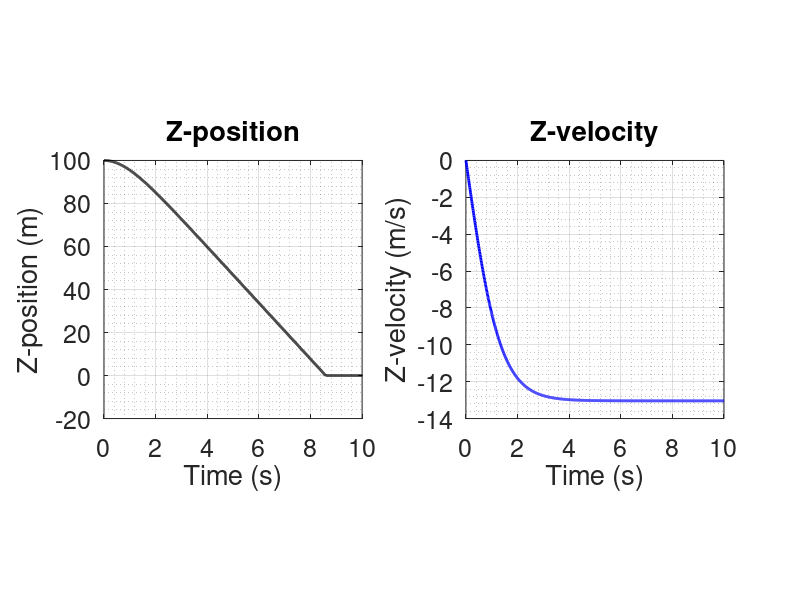

Recreate this plot in MATLAB.
function ode45_demo()

%% Setup

    %Plot settings
    lw = 2;
    fs = 18;

%% Model
    
    %Inputs
    ti = 0; %s - initial time
    tf = 10; %s - stop time
    dt = 0.01; %s - timestep
    zi = 100; %m - initial height
    ui = 0; %m/s - initial velocity
    params.d = 0.001; %m - droplet diameter
    params.g = 9.81; %m/s2 - gravitational acceleration
    params.rho_l = 6500; %kg/m3 - density of the droplet
    params.rho_g = 1; %kg/m3 - density of gas
    params.Cd = 0.5; %unitless - drag coefficient of droplet
    params.ug = 0; %m/s - gas velocity; positive = upwards
    params.dt_max = dt;

    %Calculate droplet initial properties
    params.V = (4/3) .* pi .* (params.d/2).^3; %m3 - droplet volume
    params.Ac = pi .* (params.d/2).^2;
    params.As = 4 * params.Ac;
    params.m = params.V .* params.rho_l; %kg - droplet mass

    %Define ode function
    ode_func = @(t,y) falling_droplet(t,y,params);

    %Define initial condition
    y0(1) = zi;
    y0(2) = ui;

    %Define ode options
    odeopts = odeset('InitialStep', 1e-3, 'MaxStep', params.dt_max, 'RelTol', 1e-6, 'AbsTol', 1e-6, 'Stats','on'); 

    %Solve system
    tspan = ti:dt:tf;
    [T,Y] = ode45(ode_func,tspan, y0, odeopts);

    %Plot results
    figure();
    subplot(1,2,1);
    plot(T, Y(:,1), 'k-', 'LineWidth', lw);
    xlabel('Time (s)'); ylabel('Z-position (m)');
    title('Z-position');
    grid on; grid minor; axis square;
    set(gca, 'FontSize', fs);

    subplot(1,2,2);
    plot(T, Y(:,2), 'b-', 'LineWidth', lw);
    xlabel('Time (s)'); ylabel('Z-velocity (m/s)');
    title('Z-velocity');
    grid on; grid minor; axis square;
    set(gca, 'FontSize', fs);


end


function dydt = falling_droplet(t,y,params)

    %Isolate variables
    z = y(1); %z is relative to a fixed reference frame
    u = y(2); 

    %Calculate terminal velocity - for reference 
    u_term = sqrt((2.*params.m.*params.g)./(params.Cd .* params.rho_g .* params.Ac));


    %Calculate force balance on droplet
    Fg = params.m .* params.g; %N - gravitational force 
    Fd = 0.5 .* params.Cd .* params.rho_g .* (u+params.ug).^2 .* params.Ac; %N - drag force

    %Define physical terminating condition
    if z > 0 
        dzdt = y(2)+params.ug; %Time derivative of height is just the current velocity
        dudt = (Fd - Fg)/params.m;
    else %Droplet no longer falling
        dzdt = 0;
        dudt = 0;
    end

    %Define output - an array of first order derivatives. For higher order
    %derivatives, express them as a collection of first order derivatives.
    %For instance: d2zdt2 = d/dt(dz/dt)
    dydt = [dzdt; dudt]; %Order must match the order above - Must be vertical vector

    


end
